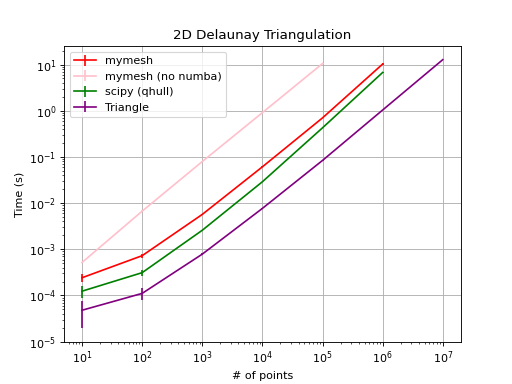

Reproduce this figure in Python.
import sys, os, time, subprocess
import scipy
import numpy as np
import matplotlib.pyplot as plt

def run_no_numba(npoints, seed):
    code = f"""
import os, subprocess, time
import numpy as np
os.environ["NUMBA_DISABLE_JIT"] = "1"
from mymesh import delaunay
# pre-run in case of any first time delays
delaunay.BowyerWatson2d(np.random.rand(10,2))
np.random.seed({seed})
points = np.random.rand({npoints}, 2)
tic = time.time()
delaunay.BowyerWatson2d(points)
t = time.time()-tic
print(t)
"""
    result = subprocess.run([sys.executable, "-c", code], capture_output=True)
    t = float(result.stdout)

    return t


from mymesh import delaunay
npoints = np.array([1e1, 1e2, 1e3, 1e4, 1e5, 1e6, 1e7], dtype=int)

bowyer_watson_avg = []
bowyer_watson_std = []
bowyer_watson_no_numba_avg = []
bowyer_watson_no_numba_std = []
scipy_avg = []
scipy_std = []
triangle_avg = []
triangle_std = []

# pre-run for any first time pre-compiling
points = np.random.rand(10,2)
delaunay.BowyerWatson2d(points)
scipy.spatial.Delaunay(points)
delaunay.Triangle(points)

N = 3
for i,n in enumerate(npoints):
    points = np.random.rand(n, 2)

    # BowyerWatson
    if i < 2 or bowyer_watson_avg[-1] < 5:
        reps = []
        for j in range(N):
            np.random.seed(j)
            points = np.random.rand(n, 2)
            tic = time.time()
            delaunay.BowyerWatson2d(points)
            reps.append(time.time()-tic)

        bowyer_watson_avg.append(np.mean(reps))
        bowyer_watson_std.append(np.std(reps))

    # BowyerWatson - No Numba
    if i < 2 or bowyer_watson_no_numba_avg[-1] < 5:
        reps = []
        for j in range(N):
            t = run_no_numba(n, j)
            reps.append(t)
        bowyer_watson_no_numba_avg.append(np.mean(reps)/N)
        bowyer_watson_no_numba_std.append(np.std(reps)/N)

    # SciPy
    if i < 2 or scipy_avg[-1] < 5:
        reps = []
        for j in range(N):
            np.random.seed(j)
            points = np.random.rand(n, 2)
            tic = time.time()
            scipy.spatial.Delaunay(points)
            reps.append(time.time()-tic)
        scipy_avg.append(np.mean(reps))
        scipy_std.append(np.std(reps))

    # Triangle
    if i < 2 or triangle_avg[-1] < 5:
        reps = []
        for j in range(N):
            np.random.seed(j)
            points = np.random.rand(n, 2)
            tic = time.time()
            delaunay.Triangle(points)
            reps.append(time.time()-tic)
        triangle_avg.append(np.mean(reps))
        triangle_std.append(np.std(reps))

# Plot
plt.errorbar(npoints[:len(bowyer_watson_avg)], bowyer_watson_avg, yerr=bowyer_watson_std, color='red')
plt.errorbar(npoints[:len(bowyer_watson_no_numba_avg)], bowyer_watson_no_numba_avg, yerr=bowyer_watson_no_numba_std, color='pink')
plt.errorbar(npoints[:len(scipy_avg)], scipy_avg, yerr=scipy_std, color='green')
plt.errorbar(npoints[:len(triangle_avg)], triangle_avg, yerr=triangle_std, color='purple')
plt.xscale('log')
plt.yscale('log')
plt.legend(['mymesh', 'mymesh (no numba)', 'scipy (qhull)', 'Triangle'])
plt.xlabel('# of points')
plt.ylabel('Time (s)')
plt.title('2D Delaunay Triangulation')
plt.grid()
plt.show()
